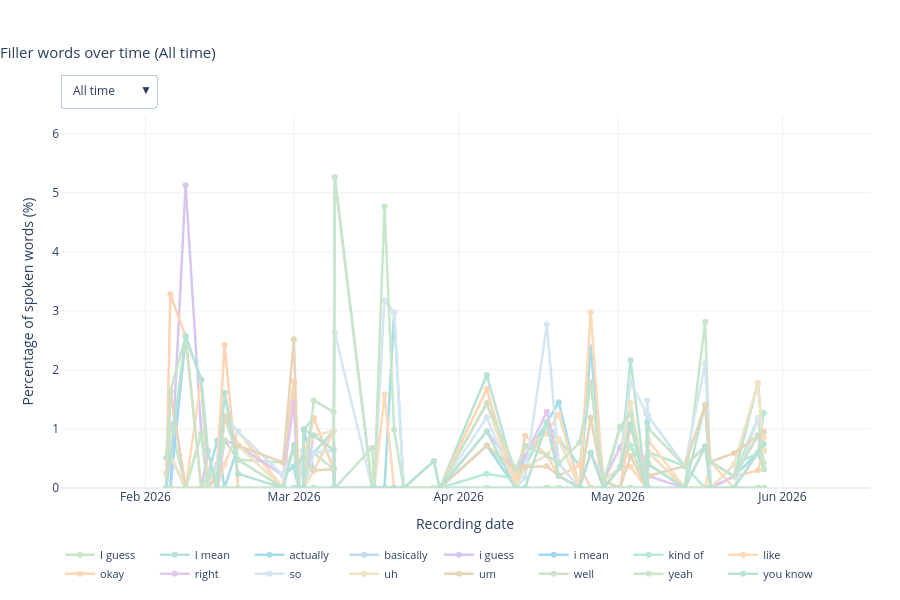

The cell this chart's notebook holds for it:
### Code cell
# Plot 2: Filler words over time as interactive line chart with time frame selector.
import plotly.graph_objects as go
from dateutil.relativedelta import relativedelta
from datetime import timedelta

if not records:
    print('No recordings available to plot.')
else:
    time_ordered_records = sorted(records, key=lambda r: (r['recording_dt'], r['recording_id']))
    today_datetime = datetime.combine(TODAY, datetime.min.time())

    monday_this_week = today_datetime - timedelta(days=today_datetime.weekday())
    sunday_this_week = monday_this_week + timedelta(days=6)
    monday_last_week = monday_this_week - timedelta(days=7)
    sunday_last_week = monday_last_week + timedelta(days=6)

    time_frames = {
        'This week':  ('week',   monday_this_week,                         sunday_this_week),
        'Last week':  ('week',   monday_last_week,                         sunday_last_week),
        'Month':      ('month',  today_datetime.replace(day=1),            today_datetime),
        '6 months':   ('period', today_datetime - relativedelta(months=6), today_datetime),
        'Year':       ('period', today_datetime.replace(month=1, day=1),   today_datetime),
        'All time':   ('all',    None,                                      None),
    }

    XFMT = {
        'This week':  ('%a %d', 86400000),
        'Last week':  ('%a %d', 86400000),
        'Month':      ('%b %d', None),
        '6 months':   ('%b %Y', 'M1'),
        'Year':       ('%b',    'M1'),
        'All time':   ('%b %Y', 'M1'),
    }

    def get_filtered_data(frame_type, start_date, end_date):
        if frame_type == 'all':
            return time_ordered_records
        return [r for r in time_ordered_records if start_date <= r['recording_dt'] <= end_date]

    def xaxis_range(frame_type, start_date, end_date):
        if frame_type == 'all':
            if not time_ordered_records:
                return [None, None]
            dts = [r['recording_dt'] for r in time_ordered_records]
            pad = timedelta(days=20)
            return [(min(dts) - pad).isoformat(), (max(dts) + pad).isoformat()]
        pad = timedelta(days=1)
        return [(start_date - pad).isoformat(), (end_date + pad).isoformat()]

    NO_DATA_ANNOTATION = dict(
        text='No recordings in this timeframe',
        xref='paper', yref='paper',
        x=0.5, y=0.5,
        showarrow=False,
        font=dict(size=17, color='#aaaaaa'),
        xanchor='center', yanchor='middle',
    )

    frame_data = {}
    for frame_name, (frame_type, start_date, end_date) in time_frames.items():
        filtered = get_filtered_data(frame_type, start_date, end_date)
        traces = {}
        max_val = 0.0
        for word in filler_words:
            if filtered:
                dates  = [r['recording_dt'] for r in filtered]
                values = np.array(
                    [100.0 * r['filler_counts'].get(word, 0) / max(r['total_words'], 1)
                     for r in filtered], dtype=float)
                has_data = bool(np.any(values > 0))
                max_val  = max(max_val, float(np.nanmax(values)) if has_data else 0.0)
            else:
                dates, values, has_data = [], np.array([]), False
            traces[word] = {'dates': dates, 'values': values, 'has_data': has_data}
        frame_data[frame_name] = {
            'traces':  traces,
            'y_max':   max(5.0, max_val * 1.2),
            'empty':   len(filtered) == 0,
            'x_range': xaxis_range(frame_type, start_date, end_date),
        }

    default_frame = 'All time'
    default_data  = frame_data[default_frame]

    fig = go.Figure()
    for word in filler_words:
        td = default_data['traces'][word]
        fig.add_trace(go.Scatter(
            x=td['dates'], y=td['values'],
            name=word, mode='lines+markers',
            visible=td['has_data'],
            line=dict(color=word_colors[word], width=2.5),
            marker=dict(size=6),
            hovertemplate='<b>%{x|%b %d, %Y}</b><br>' + word + ': %{y:.2f}%<extra></extra>',
        ))

    timeframe_buttons = []
    for frame_name, (frame_type, start_date, end_date) in time_frames.items():
        fdata = frame_data[frame_name]
        fmt, dtick = XFMT[frame_name]
        new_x       = [fdata['traces'][w]['dates']    for w in filler_words]
        new_y       = [fdata['traces'][w]['values']   for w in filler_words]
        new_visible = [fdata['traces'][w]['has_data'] for w in filler_words]
        layout_update = {
            'title.text':       f'Filler words over time ({frame_name})',
            'xaxis.tickformat': fmt,
            'xaxis.range':      fdata['x_range'],
            'yaxis.range':      [0, fdata['y_max']],
        }
        if dtick is not None:
            layout_update['xaxis.dtick'] = dtick
        else:
            layout_update['xaxis.dtick'] = None
        layout_update['annotations'] = [NO_DATA_ANNOTATION] if fdata['empty'] else []
        timeframe_buttons.append({
            'label': frame_name, 'method': 'update',
            'args': [{'x': new_x, 'y': new_y, 'visible': new_visible}, layout_update],
        })

    default_fmt, default_dtick = XFMT[default_frame]

    fig.update_layout(
        title=dict(text=f'Filler words over time ({default_frame})',
                   x=0.0, xanchor='left', font=dict(size=15)),
        xaxis=dict(title='Recording date', tickformat=default_fmt,
                   dtick=default_dtick, range=default_data['x_range']),
        yaxis=dict(title='Percentage of spoken words (%)', range=[0, default_data['y_max']]),
        template='plotly_white', height=600, hovermode='closest',
        annotations=[] if not default_data['empty'] else [NO_DATA_ANNOTATION],
        legend=dict(orientation='h', yanchor='top', y=-0.14, xanchor='left', x=0, font=dict(size=11)),
        margin=dict(b=110, t=115, l=60, r=30),
        updatemenus=[{
            'buttons': timeframe_buttons, 'active': 5, 'direction': 'down', 'showactive': True,
            'x': 0.0, 'xanchor': 'left', 'y': 1.0, 'yanchor': 'bottom',
            'pad': {'b': 8}, 'bgcolor': 'white', 'bordercolor': '#B7C7E5', 'borderwidth': 1,
        }],
    )
    fig.show()
